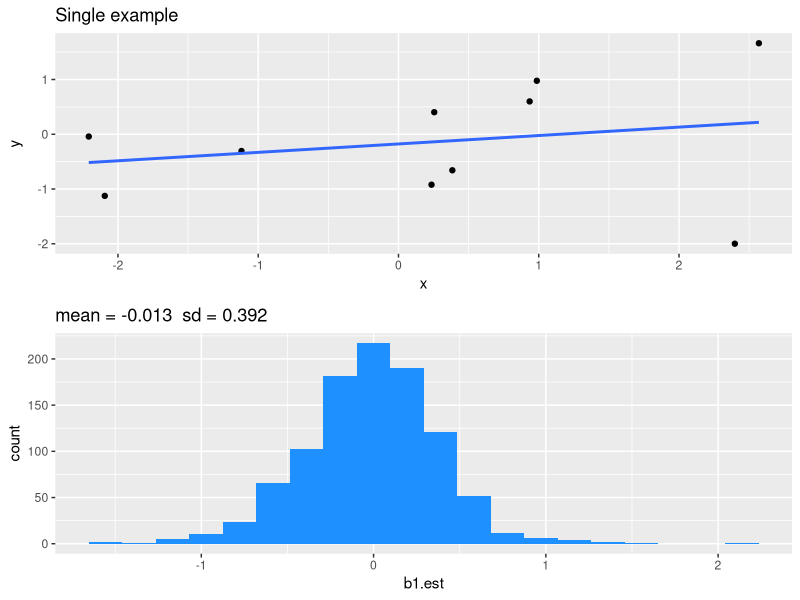
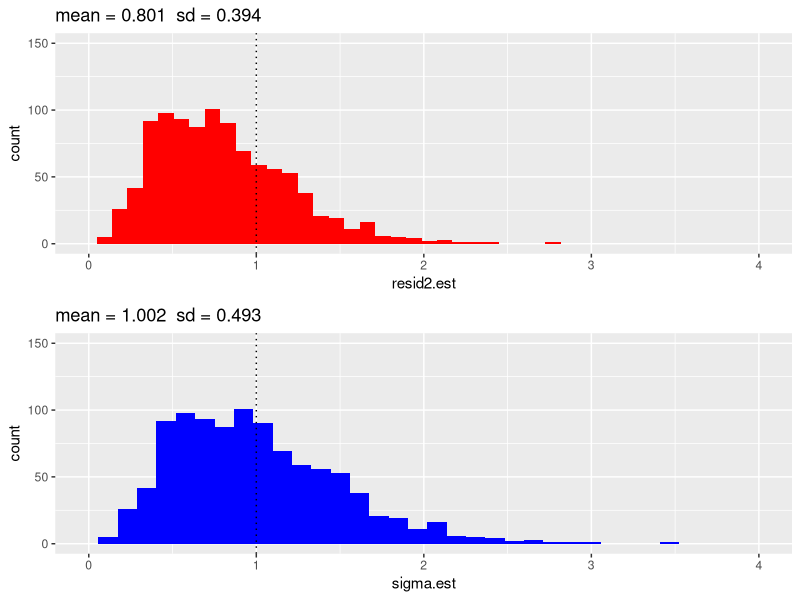
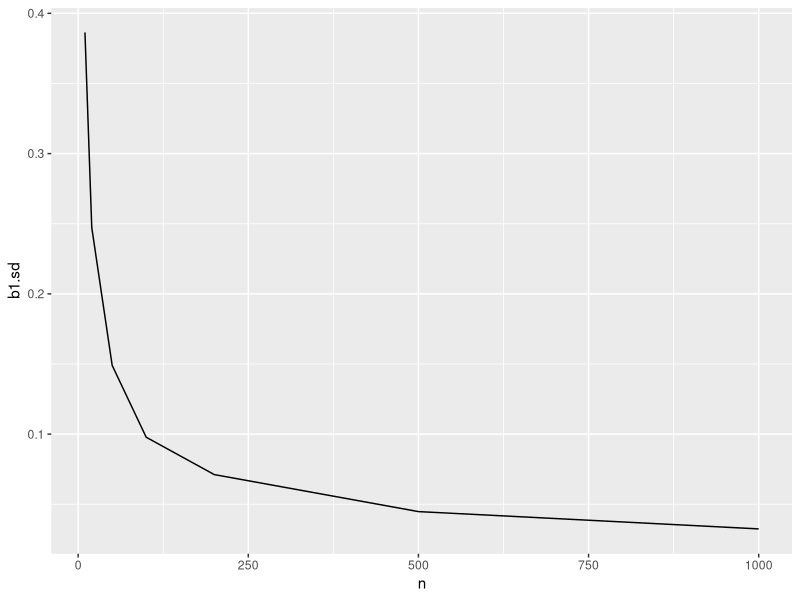
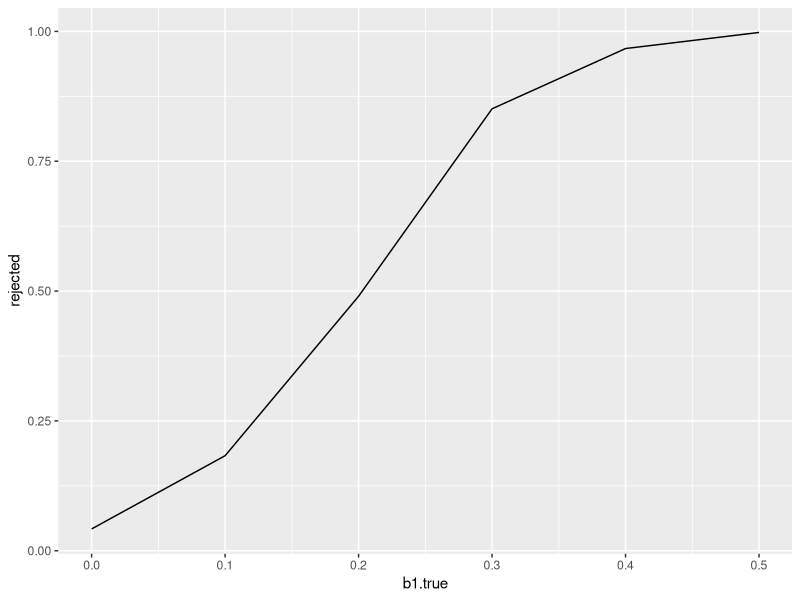

The R script that drew these images, in order: (Note: a time limit stopped this script after it produced the figures.)

# Install required packages if they're not already installed, then load
for (f in c('dplyr', 'ggplot2', 'grid')) {
    if (!f %in% rownames(installed.packages())) {
        install.packages(f, dependencies = TRUE)
    }
    library(f, character.only = TRUE)
}; rm(f)




# =========================
# Assignment:
# =========================
# 1. Use the code in PS2 to examine the inference properties of LMs estimated using 
# Least Squares when applied to simulated regression data with continuous values of Y. 
# Investigate the properties of bias, efficiency, consistency, type I errors, and 
# power for the estimator of the slope b1. Also investigate bias and efficiency of 
# the estimator of the variance of the residuals; is the unbiased estimator the more 
# efficient?

# 2. Use the code in PS2 to examine the inference properties of LMs estimated using 
# Least Squares when applied to simulated regression data with binary values of Y. 
# Investigate the properties of bias, efficiency, consistency, type I errors, and 
# power for the estimator of the slope b1. Also investigate bias and efficiency of 
# the estimator of the variance of the residuals.

# 3. (optional) Derive mathematically the formula for the estimator of LS regression 
# coefficients.





# ========================================================================================
# ========================================================================================

# PS2: Investigating LMs with simulations

# ========================================================================================
# ========================================================================================


# ------------
# Simulating data
# ------------
cont_sim <- function(b0 = 0, b1 = 0, e.sd = 1, n = 10, single_ex = FALSE) {
    X <- rnorm(n = n)
    Y <- b0 + b1*X + rnorm(n = n, mean = 0, sd = e.sd)
    if (single_ex) {
        return(data_frame(x = X, y = Y))
    }
    z <- lm(Y ~ X, data = NULL)
    out_df <- data_frame(
        b0.est = z$coef[1],
        b1.est = z$coef[2],
        resid2.est = mean(z$resid^2),  # "residual sum of squares"
        sigma.est = mean(z$resid^2)*n/(n-2),  # "estimated variance of the random error"
        P = summary(z)$coef[2,4]
    )
    return(out_df)
}


nsims <- 1000

set.seed(111)
sim_df <- replicate(nsims, cont_sim(), simplify = FALSE) %>% bind_rows
sing_df <- cont_sim(single_ex = TRUE)


lm_p <- ggplot(sing_df, aes(x, y)) +
    ggtitle("Single example") + 
    geom_point() +
    geom_smooth(method = 'lm', se = FALSE)

sim_b1_h <- ggplot(sim_df, aes(b1.est)) + 
    geom_histogram(bins = 20, fill = 'dodgerblue') +
    ggtitle(paste('mean =', sprintf("%.3f", mean(sim_df$b1.est)),
                  ' sd =', sprintf("%.3f", sd(sim_df$b1.est))))

grid.newpage()
grid.draw(rbind(ggplotGrob(lm_p), 
                ggplotGrob(sim_b1_h), 
                size = "last"))



# ------------
# Two estimates of sigma
# ------------

# Residual sum of squares
sim_resid2_h <- ggplot(sim_df, aes(resid2.est)) + 
    geom_histogram(bins = 30, fill = 'red') +
    geom_vline(aes(xintercept = 1^2), linetype= 3) +
    ggtitle(paste('mean =', sprintf("%.3f", mean(sim_df$resid2.est)),
                  ' sd =', sprintf("%.3f", sd(sim_df$resid2.est)))) + 
    coord_cartesian(xlim = c(0, 4), ylim = c(0, 150))

# Sigma: estimated variance of the random error
sim_sigma_h <- ggplot(sim_df, aes(sigma.est)) + 
    geom_histogram(bins = 30, fill = 'blue') +
    geom_vline(aes(xintercept = 1^2), linetype= 3) +
    ggtitle(paste('mean =', sprintf("%.3f", mean(sim_df$sigma.est)),
                  ' sd =', sprintf("%.3f", sd(sim_df$sigma.est)))) + 
    coord_cartesian(xlim = c(0, 4), ylim = c(0, 150))

grid.newpage()
grid.draw(rbind(ggplotGrob(sim_resid2_h), 
                ggplotGrob(sim_sigma_h), 
                size = "last"))

# ------------
# Bias
# ------------
# Using Mean Signed Deviation (MSD)

# In estimators of sigma
sum((sim_df$resid2.est - 1) / nrow(sim_df))
sum((sim_df$sigma.est - 1) / nrow(sim_df))
# sigma.est is *less* biased

# In b1
sum((sim_df$b1.est - 0) / nrow(sim_df))


# ------------
# Efficiency
# ------------
# Relative
{sum((sim_df$resid2.est - 1)^2) / nrow(sim_df)} / 
{sum((sim_df$sigma.est - 1)^2) / nrow(sim_df)}
# sigma.est is *less* efficient


# ------------
# Type I errors
# ------------
mean(sim_df$P < 0.05)



# ------------
# Consistency
# ------------

nrange <- c(10, 20, 50, 100, 200, 500, 1000)

mult_ns <- data_frame()
set.seed(222)
for(n in nrange){
    output <- replicate(nsims, cont_sim(n = n), simplify = FALSE) %>% 
        bind_rows %>%
        mutate(n = as.integer(n))
    mult_ns <- bind_rows(mult_ns, output)
}; rm(n, output)


consistency <- mult_ns %>% 
    group_by(n) %>% 
    summarize(b1.sd = sd(b1.est))

ggplot(consistency, aes(n, b1.sd)) + geom_line()



# ------------
# Power
# ------------

b1range <- c(0, 0.1, 0.2, 0.3, 0.4, 0.5)

mult_b1 <- data_frame()
set.seed(333)
for(b1 in b1range){
    output <- replicate(nsims, cont_sim(n = 100, b1 = b1), simplify = FALSE) %>% 
        bind_rows %>%
        mutate(b1.true = b1)
    mult_b1 <- bind_rows(mult_b1, output)
}; rm(b1, output)

mult_b1$rejected <- mult_b1$P < 0.05

powers <- mult_b1 %>% 
    group_by(b1.true) %>% 
    summarize(rejected = mean(rejected))

ggplot(powers, aes(b1.true, rejected)) + geom_line()



# 

mult_np <- data_frame()
set.seed(333)
for(n in nrange){
    output <- replicate(nsims, cont_sim(n = n, b1 = 0.2), simplify = FALSE) %>% 
        bind_rows %>%
        mutate(n = n)
    mult_np <- bind_rows(mult_np, output)
}; rm(n, output)

mult_np$rejected <- mult_np$P < 0.05

powers_n <- mult_np %>% 
    group_by(n) %>% 
    summarize(rejected = mean(rejected))

ggplot(powers_n, aes(n, rejected)) + geom_line()



# ==========================================================================
# ==========================================================================

# Simulate a binary dataset

# ==========================================================================
# ==========================================================================

inv_logit <- function(x){
    exp(x)/(1 + exp(x))
}


bin_sim <- function(b0 = 0, b1 = 0, n = 10) {
    X <- rnorm(n = n)
    Y <- rbinom(n = n, size = 1, prob = inv_logit(b0 + b1*X))
    z <- lm(Y ~ X, data = NULL)
    out_df <- data_frame(
        b0.est = z$coef[1],
        b1.est = z$coef[2],
        resid2.est = mean(z$resid^2),  # "residual sum of squares"
        sigma.est = mean(z$resid^2)*n/(n-2),  # "estimated variance of the random error"
        P = summary(z)$coef[2,4]
    )
    return(out_df)
}

nsims <- 1000

set.seed(111)
sim_df <- replicate(nsims, bin_sim(), simplify = FALSE) %>% bind_rows


# ------------
# Two estimates of sigma
# ------------

# Residual sum of squares
sim_resid2_h <- ggplot(sim_df, aes(resid2.est)) + 
    geom_histogram(bins = 30, fill = 'red') +
    # geom_vline(aes(xintercept = 1^2), linetype= 3) +
    ggtitle(paste('mean =', sprintf("%.3f", mean(sim_df$resid2.est)),
                  ' sd =', sprintf("%.3f", sd(sim_df$resid2.est)))) + 
    coord_cartesian(xlim = c(-0.01, 0.325), ylim = c(0, 150))

# Sigma: estimated variance of the random error
sim_sigma_h <- ggplot(sim_df, aes(sigma.est)) + 
    geom_histogram(bins = 30, fill = 'blue') +
    # geom_vline(aes(xintercept = 1^2), linetype= 3) +
    ggtitle(paste('mean =', sprintf("%.3f", mean(sim_df$sigma.est)),
                  ' sd =', sprintf("%.3f", sd(sim_df$sigma.est)))) + 
    coord_cartesian(xlim = c(-0.01, 0.325), ylim = c(0, 150))

grid.newpage()
grid.draw(rbind(ggplotGrob(sim_resid2_h), 
                ggplotGrob(sim_sigma_h), 
                size = "last"))



# Lines for unbiased estimator of variance
# sigma2 <- mean(output$sigma.est)
# lines(sigma2*.05*(0:80), ((n-2)/sigma2)*dchisq(n*.05*(0:80), df=n-2), col="red")


# ------------
# Bias
# ------------
# Using Mean Signed Deviation (MSD)

# From simple binomial distribution
sigma_known <- 0.5 * 0.5
# If sigma is known, then above *does* apply (otherwise, it's np(1-p))

# In estimators of sigma
sum((sim_df$resid2.est - sigma_known) / nrow(sim_df))
sum((sim_df$sigma.est - sigma_known) / nrow(sim_df))

# In b1
sum((sim_df$b1.est - 0) / nrow(sim_df))


# ------------
# Efficiency
# ------------
# Relative
{sum((sim_df$resid2.est - sigma_known)^2) / nrow(sim_df)} /
{sum((sim_df$sigma.est - sigma_known)^2) / nrow(sim_df)}



# ------------
# Type I errors
# ------------
mean(sim_df$P < 0.05, na.rm = TRUE)

# There are NaNs bc at small sample sizes, sometimes you randomly get all 0s or 1s


# ------------
# Consistency
# ------------

nrange <- c(10, 20, 50, 100, 200, 500, 1000)

mult_ns <- data_frame()
set.seed(222)
for(n in nrange){
    output <- replicate(nsims, bin_sim(n = n), simplify = FALSE) %>% 
        bind_rows %>%
        mutate(n = as.integer(n))
    mult_ns <- bind_rows(mult_ns, output)
}; rm(n, output)


consistency <- mult_ns %>% 
    group_by(n) %>% 
    summarize(b1.sd = sd(b1.est))
consistency

ggplot(consistency, aes(n, b1.sd)) + geom_line()



# ------------
# Power
# ------------

b1range <- c(0, 0.1, 0.2, 0.3, 0.4, 0.5)

mult_b1 <- data_frame()
set.seed(333)
for(b1 in b1range){
output <- replicate(nsims, bin_sim(n = 100, b1 = b1), simplify = FALSE) %>% 
        bind_rows %>%
        mutate(b1.true = b1)
    mult_b1 <- bind_rows(mult_b1, output)
}; rm(b1, output)

mult_b1$rejected <- mult_b1$P < 0.05

powers <- mult_b1 %>% 
    group_by(b1.true) %>% 
    summarize(rejected = mean(rejected))
powers

ggplot(powers, aes(b1.true, rejected)) + geom_line()












# ========================================================================================
# ========================================================================================
# ========================================================================================
# ========================================================================================
# ========================================================================================
# ========================================================================================
# ========================================================================================
# ========================================================================================
# ========================================================================================
# ========================================================================================



# # Moving this file to Box folder...
# system(
#     paste("mkdir -p ~/'Box Sync/ZooEnt_540_2016/Homework Folders/L_Nell/ps2/' &&",
#           "cd", getwd(),
#           "&& cp Nell_PS2.R",
#           "~/'Box Sync/ZooEnt_540_2016/Homework Folders/L_Nell/ps2/'")
# )
